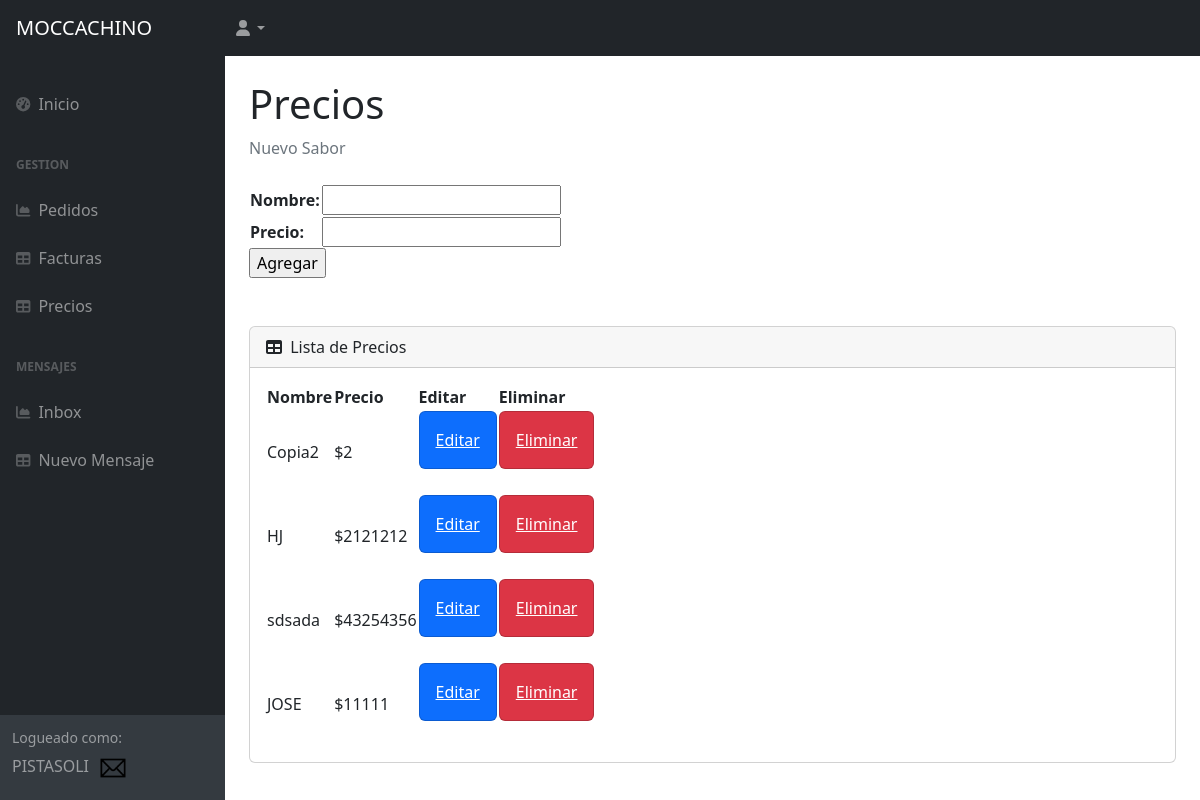
Page /AppClientes/precios/ (signed in) on the earlier database version.
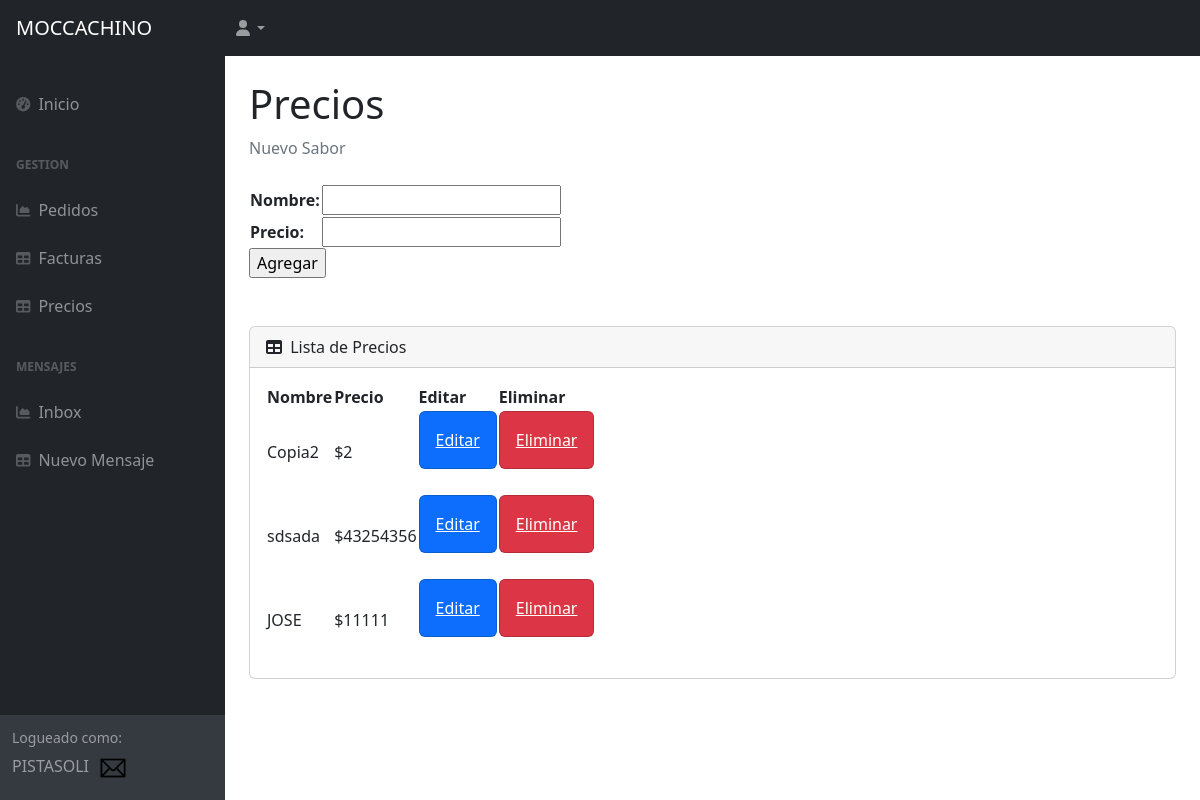
Same page on the later database version.
### AppClientes/models.py (models this page shows, shortened)
class Sabores(models.Model):
    nombre=models.CharField(max_length=50)
    precio=models.IntegerField()

### AppClientes/views.py (the view)
# urls.py: path('precios/', precios, name="precios"),
@login_required
def precios(request):
    if request.method == "POST":
        form = SaboresForm(request.POST)
        if form.is_valid():
            sabor = Sabores()
            sabor.nombre = form.cleaned_data["nombre"]
            sabor.precio = form.cleaned_data["precio"]
            sabor.save()
            form = SaboresForm()
    else:
       form = SaboresForm()
    sabores = Sabores.objects.all()
    context= {"sabores": sabores, "form": form, "avatar":verAvatar(request)}
    return render(request, ("AppClientes/precios.html"), context)

### AppClientes/forms.py
class SaboresForm(forms.Form):
    nombre=forms.CharField(max_length=50)
    precio=forms.IntegerField()

### AppClientes/views.py (called while the page is built)
def verAvatar(request):
    avatares=Avatar.objects.filter(user=request.user.id)
    if len(avatares)!=0:
        return avatares[0].imagen.url
    else:
        return "/media/avatars/favicon.ico"

### AppClientes/templates/AppClientes/precios.html (shortened to what this page needs)
{% extends 'AppClientes/padre.html' %}
{% load static %}
            {% block contenido %}
            <div id="layoutSidenav_content">
                <main>
                    <div class="container-fluid px-4">
                        <h1 class="mt-4">Precios</h1>
                        <ol class="breadcrumb mb-4">
                            <li class="breadcrumb-item active">Nuevo Sabor</li>
                        </ol>
                            <form action="" method="POST">
                                <table>
                                    {{ form.as_table }}
                                </table>
                                    <input type="submit" value="Agregar">
                            </form>
                            <br>
                            <br>
                        <div class="card mb-4">
                            <div class="card-header">
                                <i class="fas fa-table me-1"></i>
                                Lista de Precios
                            </div>
                            <div class="card-body">
                                <table id="datatablesSimple">
                                    <thead>
                                        <tr>
                                            <th>Nombre</th>
                                            <th>Precio</th>
                                            <th>Editar</th>
                                            <th>Eliminar</th>
                                        </tr>
                                    </thead>
                                    <tbody>
                                        {% for sabor in sabores %}
                                        <tr>
                                            <td>{{ sabor.nombre}}</td>
                                            <td>${{ sabor.precio}}</td>
                                            <td><div class="col-xl-auto col-md-1">
                                                <div class="card bg-primary text-white mb-4">
                                                    <a class="card-body" href="{% url 'precioseditar' sabor.id %}">Editar</a>
                                            </div></td>
                                            <td><div class="col-xl-auto col-md-1">
                                                <div class="card bg-danger text-white mb-4">
                                                    <a class="card-body" href="{% url 'preciosborrar' sabor.id %}">Eliminar</a>
                                                </div>
                                            </div></td>
                                        </tr>
                                        {% endfor %}
                                    </tbody>
                                </table>
                            </div>
                        </div>
                    </div>
                </main>
                {% endblock %}

Differences in the rows shown:
removed Sabores: nombre "HJ", precio "2121212"
